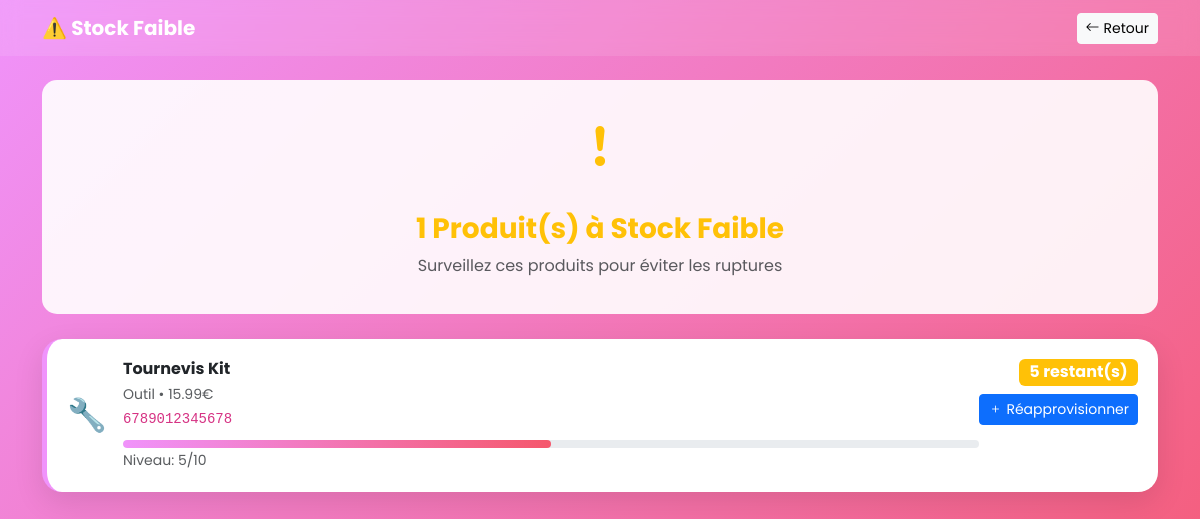
/stock-faible, run on an earlier commit of the app's database.
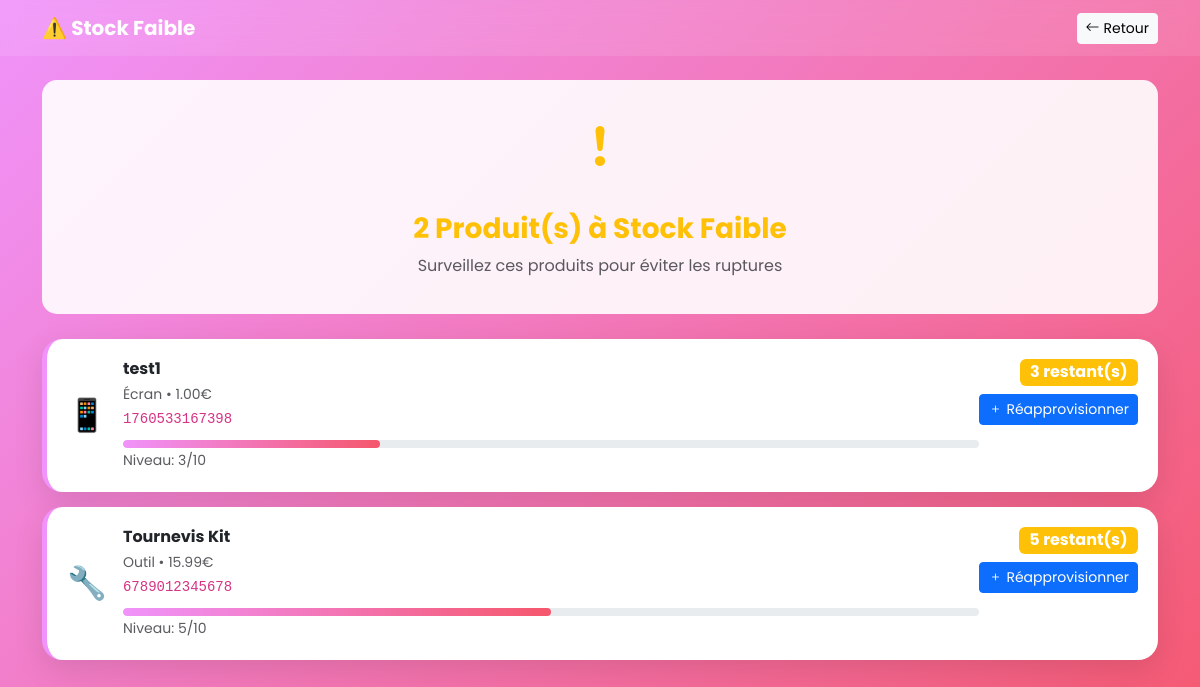
And on a later commit of the database.
### tables this page shows
CREATE TABLE categories (
            id INTEGER PRIMARY KEY AUTOINCREMENT,
            nom TEXT NOT NULL UNIQUE,
            emoji TEXT DEFAULT '📦',
            description TEXT,
            date_creation TIMESTAMP DEFAULT CURRENT_TIMESTAMP
        );

CREATE TABLE produits (
            id INTEGER PRIMARY KEY AUTOINCREMENT,
            nom TEXT NOT NULL,
            code_barres TEXT UNIQUE NOT NULL,
            prix REAL NOT NULL,
            stock INTEGER NOT NULL DEFAULT 0,
            categorie TEXT DEFAULT 'Autre',
            date_creation TIMESTAMP DEFAULT CURRENT_TIMESTAMP
        );

### app.py (the view)
@app.route('/stock-faible')
def stock_faible():
    try:
        conn, db_type = get_db_connection()
        if db_type == 'postgresql':
            cursor = conn.cursor(cursor_factory=RealDictCursor)
        else:
            cursor = conn.cursor()
        cursor.execute('SELECT * FROM produits WHERE stock > 0 AND stock <= 5 ORDER BY stock ASC')
        produits = cursor.fetchall()
        conn.close()
        return render_template('stock_faible.html',
                             produits=[dict(p) for p in produits],
                             categories=get_categories())
    except Exception as e:
        return render_template('error.html', error=str(e))

### app.py (called while the page is built)
def get_db_connection():
    if DATABASE_URL:
        conn = psycopg2.connect(DATABASE_URL)
        return conn, 'postgresql'
    else:
        conn = sqlite3.connect('boutique_mobile.db')
        conn.row_factory = sqlite3.Row
        return conn, 'sqlite'

def get_categories():
    conn, db_type = get_db_connection()
    if db_type == 'postgresql':
        cursor = conn.cursor(cursor_factory=RealDictCursor)
    else:
        cursor = conn.cursor()
    cursor.execute('SELECT * FROM categories ORDER BY nom')
    categories = cursor.fetchall()
    conn.close()
    return [dict(cat) for cat in categories]

### templates/stock_faible.html (shortened to what this page needs)
<!DOCTYPE html>
<html lang="fr">
<head>
    <link href="https://cdn.jsdelivr.net/npm/bootstrap@5.3.2/dist/css/bootstrap.min.css" rel="stylesheet">
    <link href="https://cdn.jsdelivr.net/npm/bootstrap-icons@1.11.1/font/bootstrap-icons.css" rel="stylesheet">
</head>
<body>
    <nav class="navbar navbar-expand-lg" style="background: rgba(255,255,255,0.1); backdrop-filter: blur(10px);">
        <div class="container">
            <span class="navbar-brand text-white fw-bold">⚠️ Stock Faible</span>
            <a href="/" class="btn btn-light btn-sm">
                <i class="bi bi-arrow-left me-1"></i>Retour
            </a>
        </div>
    </nav>
    <div class="container mt-4">
        <div style="background: rgba(255,255,255,0.9); border-radius: 15px; padding: 20px; margin-bottom: 25px; text-align: center;">
            <i class="bi bi-exclamation display-1 text-warning"></i>
            <h3 class="text-warning fw-bold mt-3">{{ produits|length }} Produit(s) à Stock Faible</h3>
            <p class="text-muted">Surveillez ces produits pour éviter les ruptures</p>
        </div>
        {% if produits %}
        {% for produit in produits %}
        <div class="stock-card">
            <div class="d-flex justify-content-between align-items-start">
                <div class="d-flex align-items-center flex-grow-1">
                    {% for cat in categories %}
                        {% if cat.nom == produit.categorie %}
                            <span class="fs-2 me-3">{{ cat.emoji }}</span>
                        {% endif %}
                    {% endfor %}
                    <div class="flex-grow-1">
                        <h6 class="fw-bold mb-1">{{ produit.nom }}</h6>
                        <small class="text-muted">{{ produit.categorie }} • {{ "%.2f"|format(produit.prix) }}€</small>
                        <br><code class="small">{{ produit.code_barres }}</code>
                        <div class="stock-level">
                            <div class="stock-progress" style="width: {{ (produit.stock / 10 * 100)|round }}%"></div>
                        </div>
                        <small class="text-muted">Niveau: {{ produit.stock }}/10</small>
                    </div>
                </div>
                <div class="text-end">
                    <span class="badge bg-warning fs-6">{{ produit.stock }} restant(s)</span>
                    <div class="mt-2">
                        <a href="/modifier/{{ produit.id }}" class="btn btn-primary btn-sm">
                            <i class="bi bi-plus me-1"></i>Réapprovisionner
                        </a>
                    </div>
                </div>
            </div>
        </div>
        {% endfor %}
        {% endif %}
    </div>
</body>
</html>

What changed in the data, as far as the page shows it:
added produits: nom "test1", categorie "Écran", prix "1.00", code_barres "1760533167398", stock "3"
now on this page (row edited): categories: emoji "📱", shown under "test1"
Also different on the page:
{{ produits|length }}: "1" → "2"
